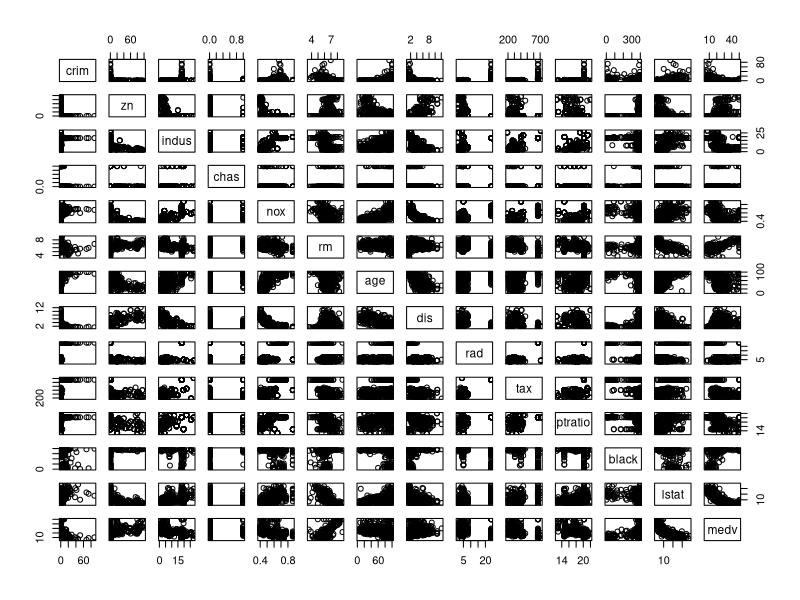
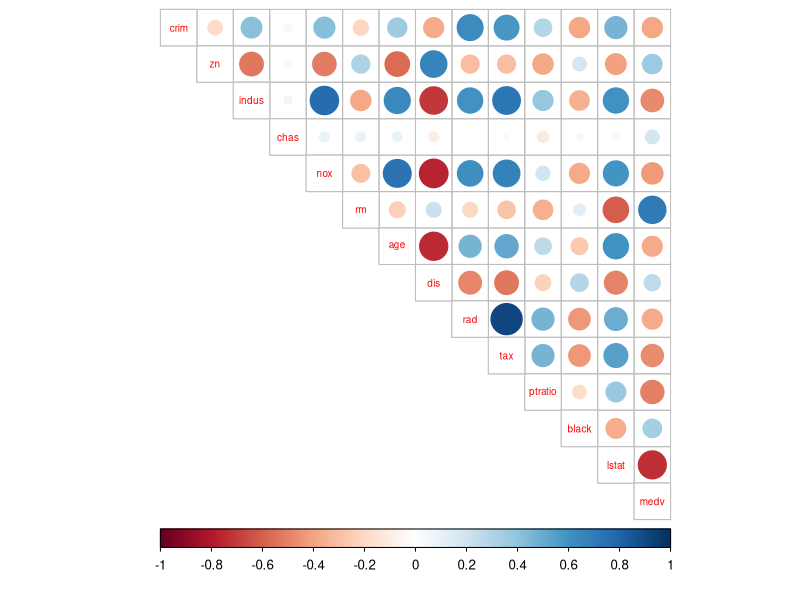
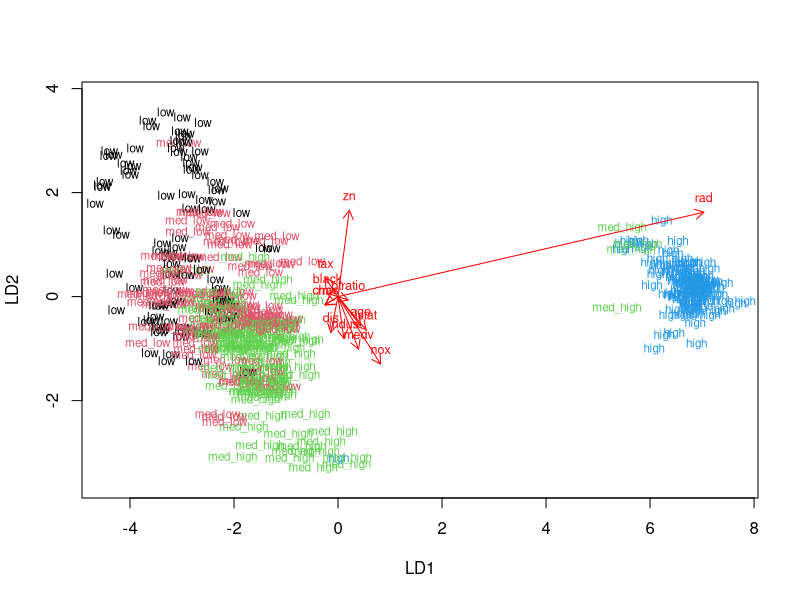
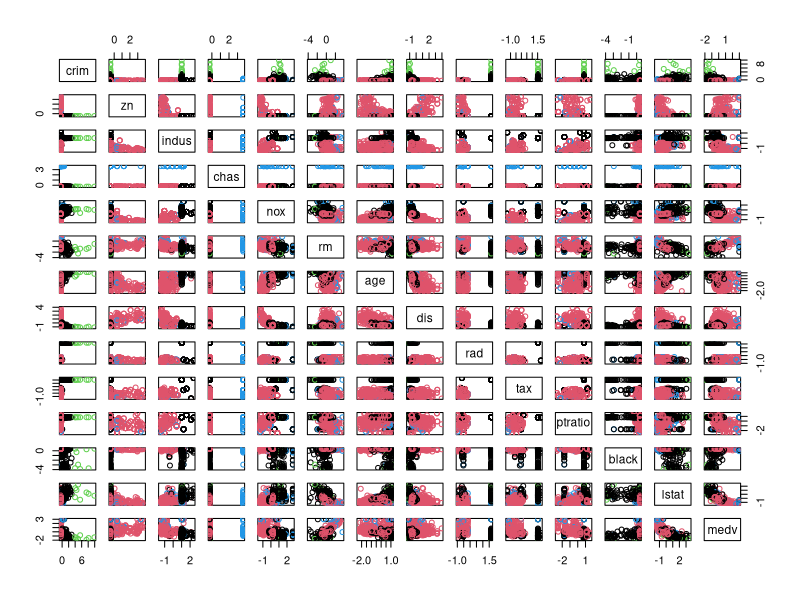
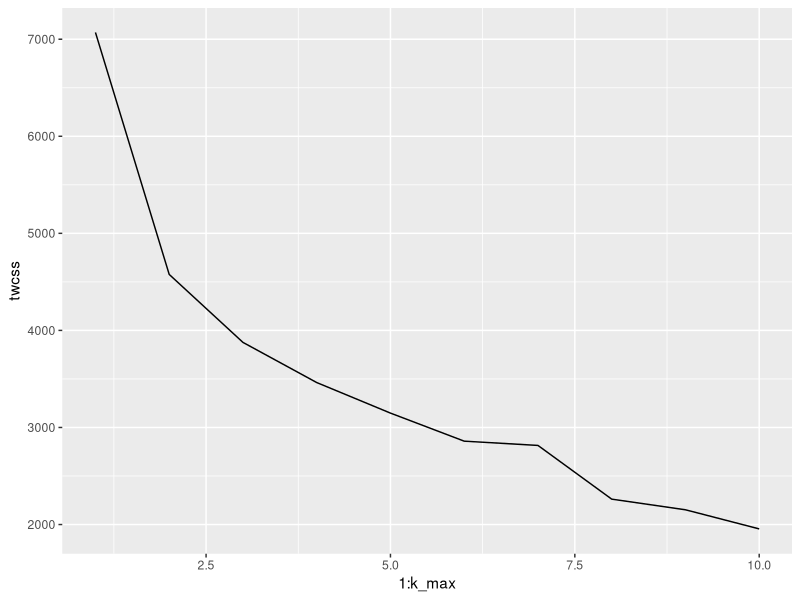
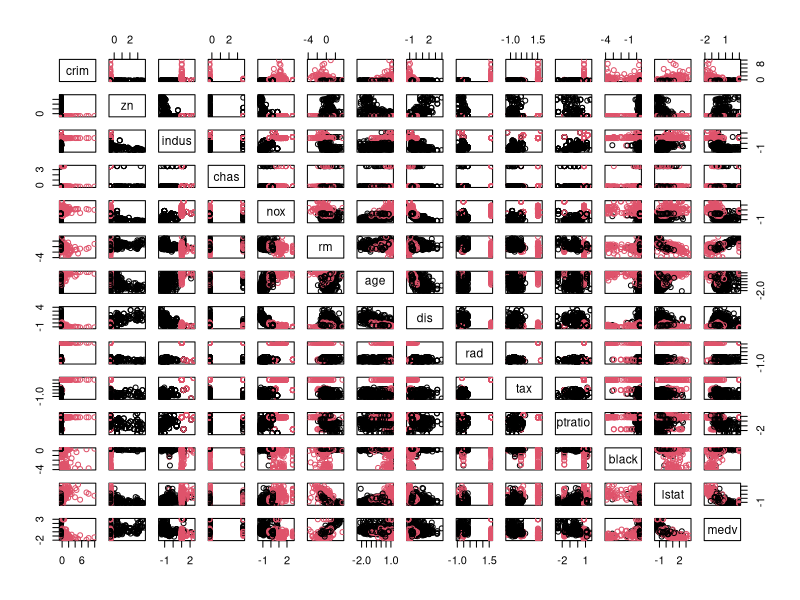
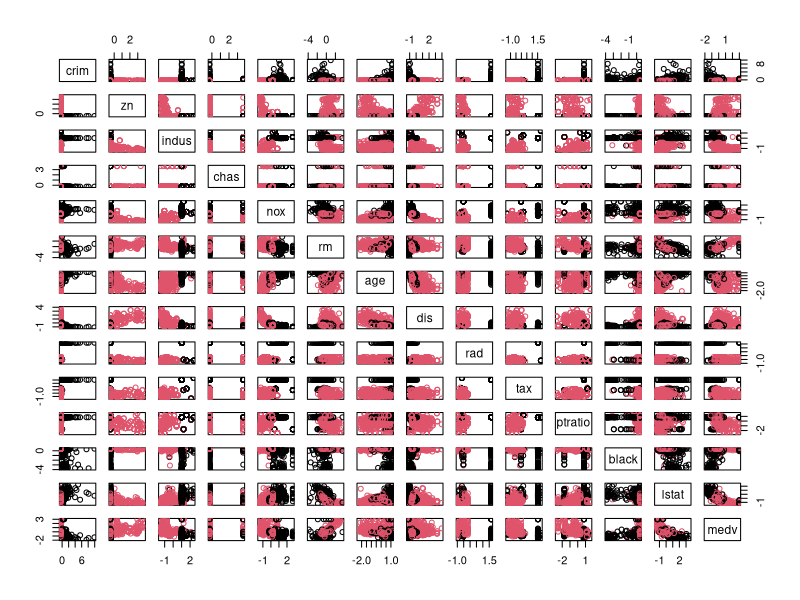

Reproduce these figures in R, in order.
## ---- chunk 1
# access the MASS package
library(MASS)
library(dplyr)
library(ggplot2)
# install.packages('corrplot')
# install.packages('tidyverse')
library(corrplot)
# library(tidyverse)

# load the data
data("Boston")

# explore the dataset
str(Boston)
dim(Boston)

## ---- chunk 2
summary(Boston)

pairs(Boston)

## ---- chunk 3
# calculate the correlation matrix and round it
cor_matrix<-cor(Boston) 

# print the correlation matrix
cor_matrix %>% round(2)
cor_matrix<- cor_matrix %>% round(2)
# visualize the correlation matrix
corrplot(cor_matrix, method="circle", type = "upper", cl.pos = "b", tl.pos = "d", tl.cex = 0.6)

## ---- chunk 4
# center and standardize variables
boston_scaled <- scale(Boston)

# summaries of the scaled variables
summary(boston_scaled)

# class of the boston_scaled object
class(boston_scaled)

# change the object to data frame
boston_scaled <- as.data.frame(boston_scaled)

## ---- chunk 5

# summary of the scaled crime rate
summary(boston_scaled$crim)

# create a quantile vector of crim and print it
bins <- quantile(boston_scaled$crim)
bins

# create a categorical variable 'crime'
crime <- cut(boston_scaled$crim, breaks = bins, include.lowest = TRUE, label=c("low", "med_low", "med_high", "high"))

# look at the table of the new factor crime
table(crime)

# remove original crim from the dataset
boston_scaled <- dplyr::select(boston_scaled, -crim)

# add the new categorical value to scaled data
boston_scaled <- data.frame(boston_scaled, crime)

## ---- chunk 6
# boston_scaled is available

# number of rows in the Boston dataset 
n <- nrow(boston_scaled)

# choose randomly 80% of the rows
ind <- sample(n,  size = n * 0.8)

# create train set
train <- boston_scaled[ind,]

# create test set 
test <- boston_scaled[-ind,]

# save the correct classes from test data
correct_classes <- test$crime

# remove the crime variable from test data
test <- dplyr::select(test, -crime)

## ---- chunk 7
# linear discriminant analysis
lda.fit <- lda(crime ~ ., data = train)

# print the lda.fit object
lda.fit
## ---- chunk 8
# the function for lda biplot arrows
lda.arrows <- function(x, myscale = 1, arrow_heads = 0.1, color = "red", tex = 0.75, choices = c(1,2)){
  heads <- coef(x)
  arrows(x0 = 0, y0 = 0, 
         x1 = myscale * heads[,choices[1]], 
         y1 = myscale * heads[,choices[2]], col=color, length = arrow_heads)
  text(myscale * heads[,choices], labels = row.names(heads), 
       cex = tex, col=color, pos=3)
}

# target classes as numeric
classes <- as.numeric(train$crime)

# plot the lda results
plot(lda.fit, dimen = 2, col = classes, pch = classes)
lda.arrows(lda.fit, myscale = 2)
## ---- chunk 9

# predict classes with test data
lda.pred <- predict(lda.fit, newdata = test)

# cross tabulate the results
table(correct = correct_classes, predicted = lda.pred$class)
## ---- chunk 10
# load MASS and Boston
library(MASS)
data('Boston')

# center and standardize variables
boston_scaled2 <- scale(Boston)

# euclidean distance matrix
dist_eu <- dist(boston_scaled2)

# look at the summary of the distances
summary(dist_eu)
## ---- chunk 11
# k-means clustering
km <-kmeans(boston_scaled2, centers = 4)

# plot the Boston dataset with clusters
pairs(boston_scaled2, col = km$cluster)

## ---- chunk 12

# MASS, ggplot2 and Boston dataset are available
set.seed(123)

# determine the number of clusters
k_max <- 10

# calculate the total within sum of squares
twcss <- sapply(1:k_max, function(k){kmeans(boston_scaled2, k)$tot.withinss})

# visualize the results
qplot(x = 1:k_max, y = twcss, geom = 'line')

# k-means clustering
km <-kmeans(boston_scaled2, centers = 2)

# plot the Boston dataset with clusters
pairs(boston_scaled2, col = km$cluster)
## ---- chunk 13
# k-means clustering
km <-kmeans(boston_scaled2, centers = 2)

# plot the Boston dataset with clusters
pairs(boston_scaled2, col = km$cluster)

